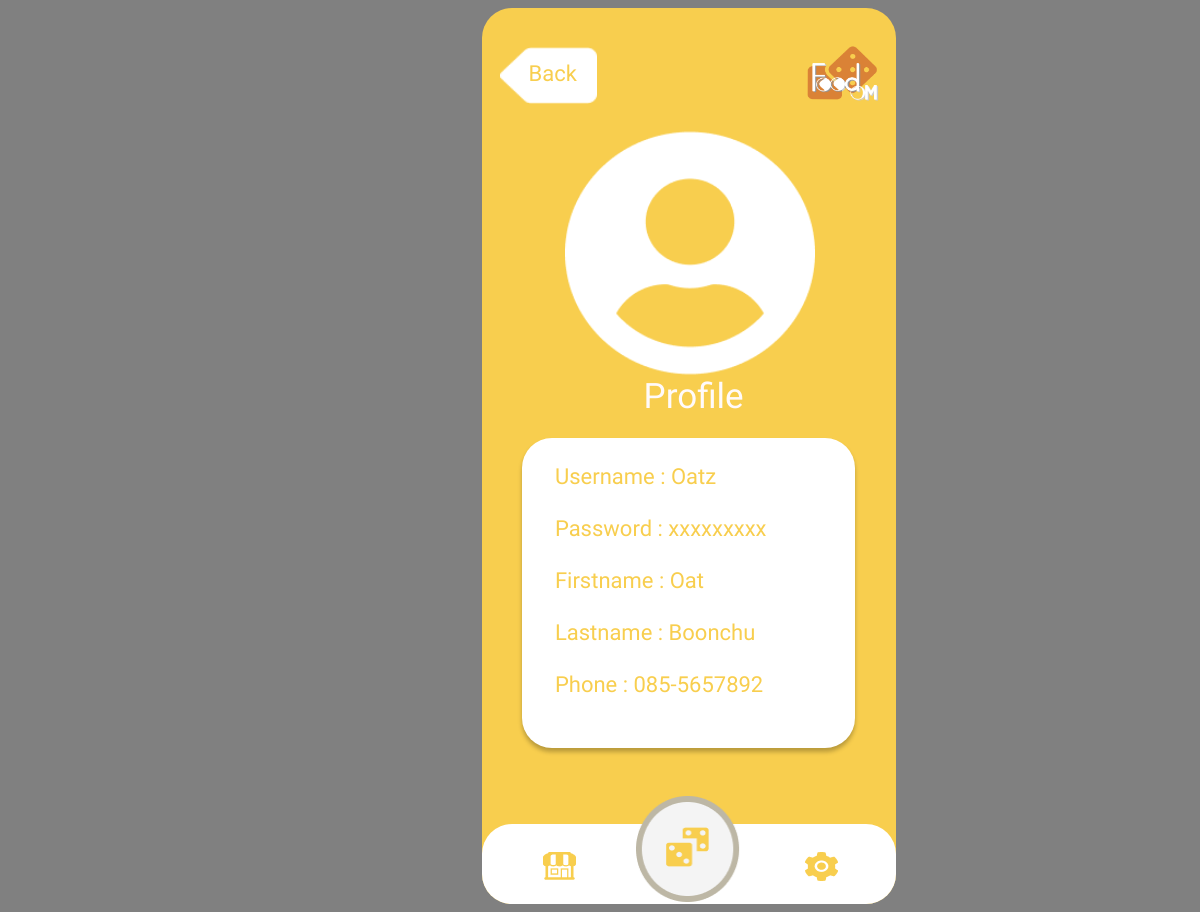
The page /profile.php (signed in) on the database its author committed.
### tables this page shows
CREATE TABLE `member` (
  `username` varchar(20) NOT NULL,
  `password` varchar(100) NOT NULL,
  `Fname` varchar(50) NOT NULL,
  `Lname` varchar(50) NOT NULL,
  `phone` varchar(11) NOT NULL
);

### profile.php (the view, shortened to what this page needs)
<?php
    $server = "localhost" ;
    $username = "root" ;
    $password = "root" ;
    $dbname = "fooddom" ;
    $connect = new mysqli($server,$username,$password,$dbname);
    $sameuser = $_SESSION['username'];
    $result = $connect->query("SELECT * FROM member WHERE username = '$sameuser'");
?>
<!DOCTYPE html>
<html>
</html>
<body style="background-color: gray;">
        <div class="page" style="margin-left: 40%;">
            <a href="Home.php">
                <img src="img/backicon.png" style="position: absolute;
                    width: 97px;
                    height: 57px;
                    left: 18px;
                    top: 39px;">
                    <div class="font_moon"
                        style="position: absolute;
                        width: 42px;
                        height: 16px;
                        left: 47px;
                        top: 57px;
                        line-height: 18px;">Back
                    </div>
            </a>
            <a href="Home.php">
            <img src="img/logo.png" style="
            position: absolute;
            width: 72px;
            height: 57.93px;
            left: 325px;
            top: 36px;">
        </a>
            <img src="img/profile.png" style="
            position: absolute;
            width: 250px;
            height: 250px;
            left: 83px;
            top: 120px;">
            <h1 class="font_m" style="position: absolute;
            left: 162px;
            top: 345px;
            color:#FFFAFA;
            font-size: 35px;">Profile</h1>
            <div style=" position: absolute;
            width: 333px;
            height: 310px;
            left: 40px;
            top: 430px;
            background-color: white;
            border-radius: 30px;
            box-shadow: 0px 4px 4px rgba(0, 0, 0, 0.25);
            ">
                <div class="font_moon" style=" margin-left: 10%; color: #F8CE4E;">
                <br>
                    <?php
                        $row = $result->fetch_assoc();
                            echo "<g>Username  : ".$row['username']."</g><br><br>";
                            echo "<c>Password  : xxxxxxxxx   </c><br><br>";
                            echo "<d>Firstname : ".$row['Fname']."</d><br><br>";
                            echo "<e>Lastname  : ".$row['Lname']."</e><br><br>";
                            echo "<f>Phone     : ".$row['phone']."</f><br><br>";
                        ?>
                </div>
            </div>
            <div style="
                width: 366px;
                height: 271px;
                left: 24px;
                top: 128px;">
            </div>
            <a href="Fn2_choose.php">
            <img src="img/ranicon.png" style="
                position: relative;
                width: 106px;
                height: 106px;
                left: 154px;
                top: 517px;
                z-index: 1;">
            </a>
        <tap class="bottom_tab" style="border-radius: 30px;">
            <a href="setting.php">
            <img src="img/settingicon.png" style="
                position: absolute;
                left: 78.02%;
                right: 14.01%;
                top: 35%;
                bottom: 3.35%;">
            </a>
            <a href="Home.php">
            <img src="img/homeicon.png" style="
                position: absolute;
                left: 14.73%;
                right: 77.29%;
                top: 35%;
                bottom: 3.38%;">
            </a>
        </tap>
        </div>
</body>

### mystyle.css (style rules this page uses)
body { font-family: 'Kanit'; }
div { font-family: 'Kanit'; }
.page { position: relative; margin-left: 40%; width: 414px; height: 896px; background: #F8CE4E; border-radius: 30px; }
.font_m { font-family: 'Kanit'; font-style: normal; font-weight: normal; }
.font_moon { font-family: 'Kanit'; font-style: normal; font-weight: normal; font-size: 22px; line-height: 26px; color: #F8CE4E; }
.bottom_tab { position: absolute; width: 414px; height: 80px; left: 0px; top: 816px; background: #FFFFFF; }

### rows shown on the page
member: username "Oatz", Fname "Oat", Lname "Boonchu", phone "085-5657892"
